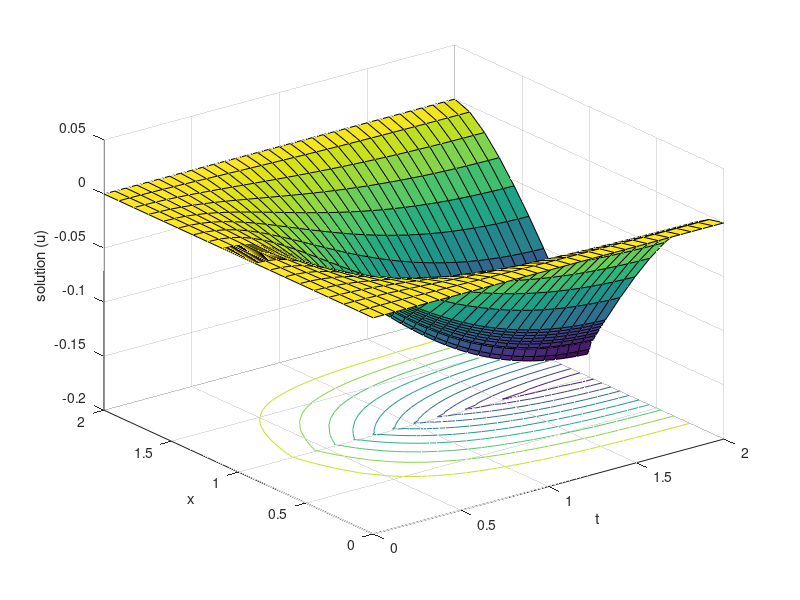

Write MATLAB code to recreate this figure.
%second paper example(hybrid schme)%
%Example 3
format long
N=32;
M=32;
e=2^-6;
d=1;
T=2;
s_0=2.2;
s_1=min(1/2,(e*log(N)*s_0));
%s_2=min((1-d)/2,e*log(N)*s_0);
dt=T/M;
t=zeros(1,N+1);
for n=1:M+1
    t(n)=(n-1)*dt;
end
x=zeros(N+1,1);
for i=1:(N/4)+1
    h(i)=((1-s_1)*4)/N;
   x(i)=(i-1)*h(i);
end
for i=(N/4)+2:(N/2)+1
    h(i)=(s_1*4)/N;
    x(i)=(1-s_1)+(i-((N/4)+1))*h(i);
end
for i=(N/2)+2:((3*N)/4)+1
    h(i)=(s_1*4)/N;
    x(i)=1+(i-((N/2)+1))*h(i);
end
for i=((3*N)/4)+2:N+1
    h(i)=((1-s_1)*4)/N;
    x(i)=(1+s_1)+(i-(((3*N)/4)+1))*h(i);
end
for i=2:N
    H(i)=h(i)+h(i+1);
end
u=zeros(N+1,M+1);
for n=1:M
    u(1,n+1)=0;
    u(N+1,n+1)=0;
end
for i=1:N+1
    
    u(i,1)=0;
end
a=zeros(1,N+1);
for i=1:(N/2)+1
    a(i)=-(4+x(i)^2);
end
for i=(N/2)+2:N+1
    a(i)=(6-x(i)^2);
end
f=zeros(N+1,M+1);
for n=1:M
for i=1:(N/2)+1
    f(i,n+1)=4*x(i)*exp(-t(n+1))*t(n+1)^2;
end
for i=(N/2)+2:N+1
     f(i,n+1)=4*(2-x(i))*exp(-t(n+1))*t(n+1)^2;
end
end
b=zeros(1,N+1);
for i=1:N+1
    b(i)=5;
end
c=zeros(1,N+1);
for i=1:N+1
    c(i)=2;
end
r_1=zeros(1,N+1);
r_2=zeros(1,N+1);
r_3=zeros(1,N+1);    
p_1=zeros(1,N+1);
p_2=zeros(1,N+1);   
p_3=zeros(1,N+1);
m_1=zeros(1,N+1);
m_2=zeros(1,N+1);
m_3=zeros(1,N+1);
l_1=zeros(1,N+1);
l_2=zeros(1,N+1); 
for i=2:(N/4)+1
    r_1(i)=((2*e)/(h(i)*H(i)))-(a(i-1)+a(i))/(2*h(i))-((b(i-1)+b(i))/4)-1/(2*dt);
    r_2(i)=-(2*e)/(h(i)*h(i+1))+(a(i-1)+a(i))/(2*h(i))-((b(i-1)+b(i))/4)-1/(2*dt);
    r_3(i)=(2*e)/(h(i+1)*H(i));
    p_1(i)=1/(2*dt);
    p_2(i)=1/(2*dt);
    p_3(i)=0;
    m_1(i)=1/2;
    m_2(i)=1/2;
    m_3(i)=0;
    l_1(i)=0;
    l_2(i)=(c(i-1)+c(i))/2;
end
for i=(N/4)+2:N/2
    r_1(i)=((2*e)/(h(i)*H(i)))-(a(i)/H(i));
    r_2(i)=(-(2*e)/(h(i)*h(i+1)))-b(i)-1/dt;
    r_3(i)=((2*e)/(h(i+1)*H(i)))+(a(i)/H(i));
    p_1(i)=0;
    p_2(i)=1/(dt);
    p_3(i)=0;
    m_1(i)=0;
    m_2(i)=1;
    m_3(i)=0;
    l_1(i)=0;
    l_2(i)=c(i);
end
for i=(N/2)+2:(3*N)/4
     r_1(i)=((2*e)/(h(i)*H(i)))-(a(i)/H(i));
    r_2(i)=(-(2*e)/(h(i)*h(i+1)))-b(i)-1/dt;
    r_3(i)=((2*e)/(h(i+1)*H(i)))+(a(i)/H(i));
    p_1(i)=0;
    p_2(i)=1/(dt);
    p_3(i)=0;
    m_1(i)=0;
    m_2(i)=1;
    m_3(i)=0;
    l_1(i)=c(i);
    l_2(i)=0;
end
for i=((3*N)/4)+1:N
     r_1(i)=(2*e)/(h(i)*H(i));
    r_2(i)=(-(2*e)/(h(i)*h(i+1)))-(a(i+1)+a(i))/(2*h(i+1))-((b(i+1)+b(i))/4)-1/(2*dt);
    r_3(i)=((2*e)/(h(i+1)*H(i)))+(a(i+1)+a(i))/(2*h(i+1))-((b(i+1)+b(i))/4)-1/(2*dt);
    p_1(i)=0;
    p_2(i)=1/(2*dt);
    p_3(i)=1/(2*dt);
    m_1(i)=0;
    m_2(i)=1/2;
    m_3(i)=1/2;
    l_1(i)=(c(i)+c(i+1))/2;
    l_2(i)=0;
end
q_1=-N/(8*s_1);
q_2=N/(2*s_1);
q_3=-3/2*(N/(4*s_1)+N/(4*s_1));
q_4=N/(2*s_1);
q_5=-N/(8*s_1);
A=zeros(N+1,N+1);
A(1,1)=1;
A(N+1,N+1)=1;
for n=1:M
    
for i=2:N/2
    A(i,i-1)=r_1(i);
    A(i,i)=r_2(i);
    A(i,i+1)=r_3(i);
end
for i=(N/2)+2:N
    A(i,i-1)=r_1(i);
    A(i,i)=r_2(i);
    A(i,i+1)=r_3(i);
end
A((N/2)+1,(N/2)-1)=q_1;
A((N/2)+1,N/2)=q_2;
A((N/2)+1,(N/2)+1)=q_3;
A((N/2)+1,(N/2)+2)=q_4;
A((N/2)+1,(N/2)+3)=q_5;
B=zeros(N+1,N+1);
for i=2:N/2
    B(i,i-1)=-p_1(i);
    B(i,i)=-p_2(i);
    B(i,i+1)=-p_3(i);
end
for i=(N/2)+2:N
      B(i,i-1)=-p_1(i);
    B(i,i)=-p_2(i);
    B(i,i+1)=-p_3(i);
end
C=zeros(N+1,1);
for i=1:N+1
    C(i)=u(i,n);
end
D=B*C;
E=zeros(N+1,N+1);
for i=2:N/2
    E(i,i-1)=m_1(i);
    E(i,i)=m_2(i);
    E(i,i+1)=m_3(i);
end
for i=(N/2)+2:N
    E(i,i-1)=m_1(i);
    E(i,i)=m_2(i);
    E(i,i+1)=m_3(i);
end
F=zeros(N+1,1);
for i=1:N+1
    F(i)=f(i,n+1);
end
J=zeros(N+1,1);
J(1)=0;
for i=2:N/2
    J(i)=(l_2(i))*0;
end
for i=(N/2)+2:N
    J(i)=(l_1(i))*(u(i-((N/2)+1),n+1));
end
G=E*F;
K=D+G+J;
 [L,R]=lu(A);
   u(:,n+1)=R\(L\K);
end

   surfc(t,x,u);
%title('surface plot of solution');
ylabel(' x');
xlabel(' t');
zlabel(' solution (u)');